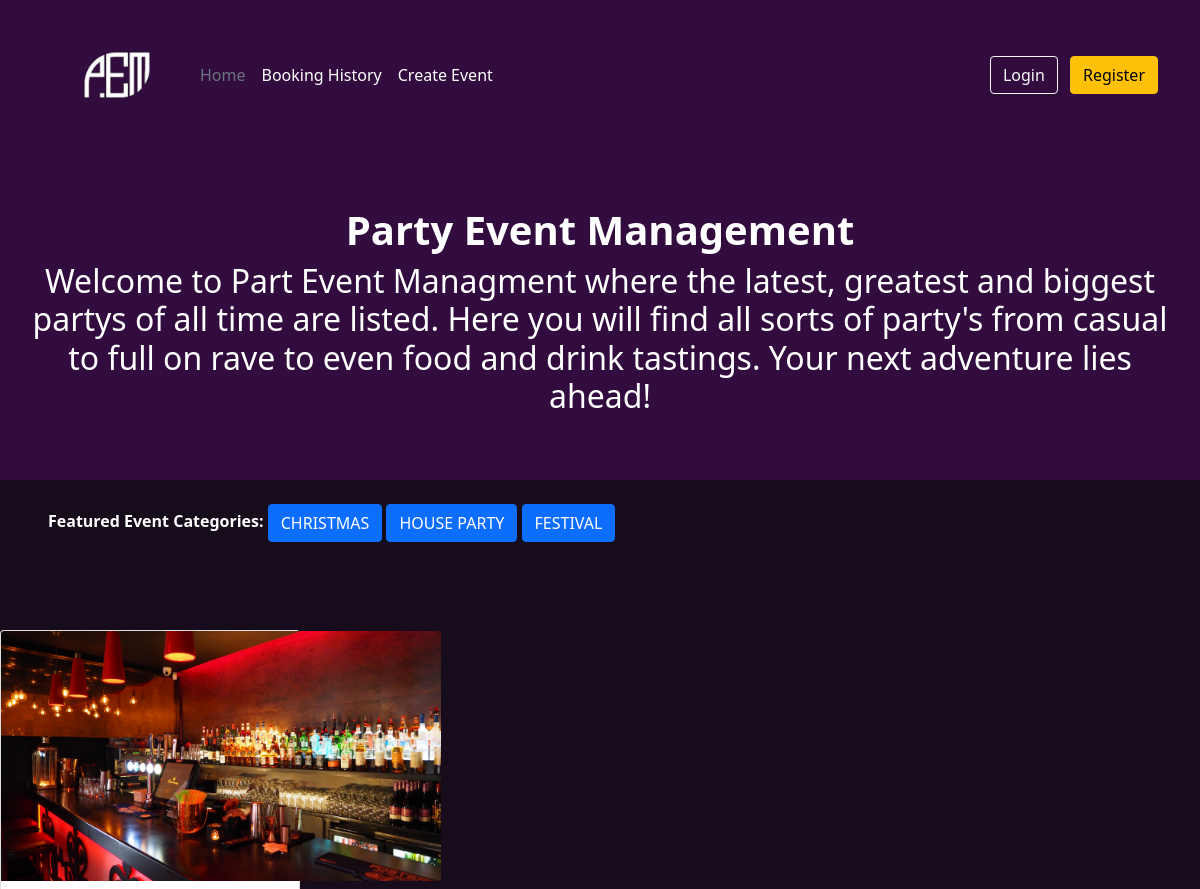
Before: / (upper part) with the older database file.
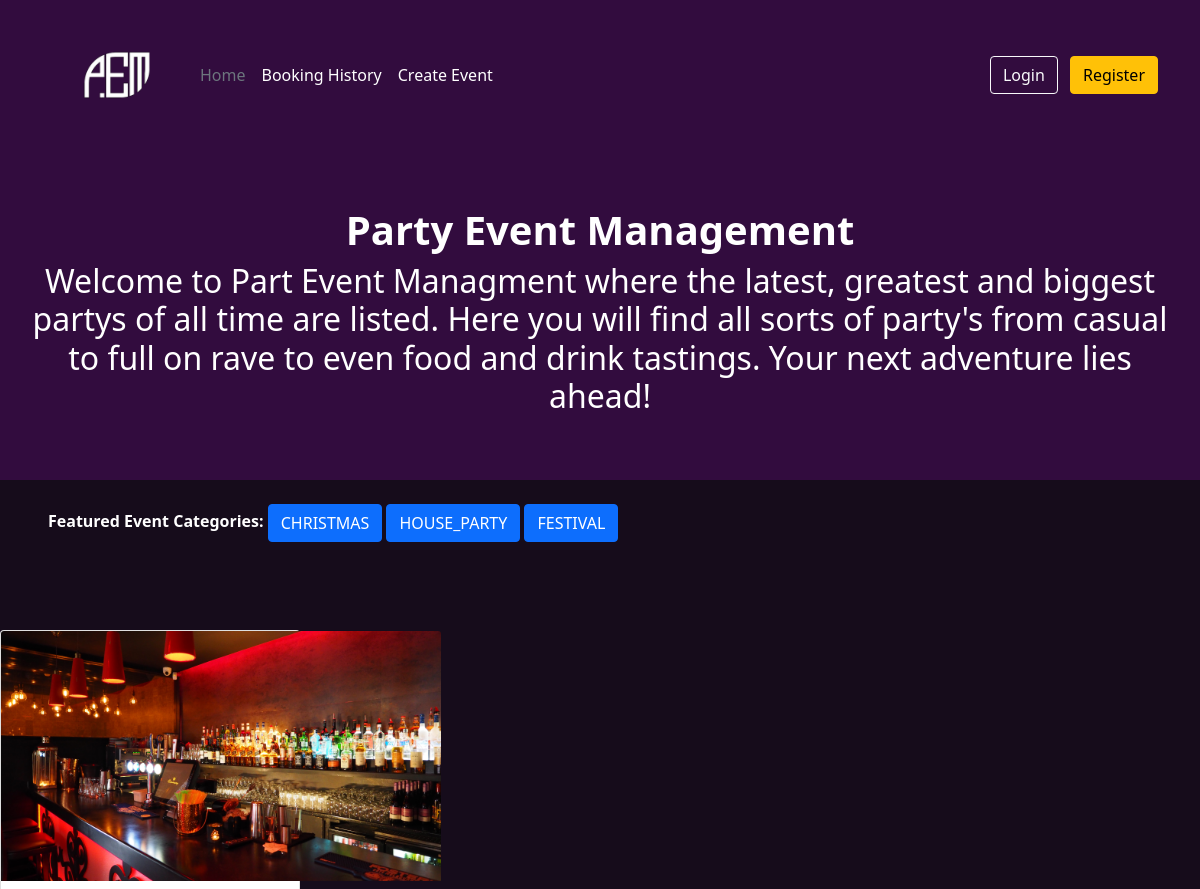
After: the same page with the newer database file.
### website/models.py (models this page shows)
class Category(db.Model):
    __tablename__ = "categories"
    CategoryID = db.Column(db.Integer, primary_key = True, nullable = False, autoincrement=True)
    Name = db.Column(db.String(256), nullable = False)
    Events = db.relationship("Event", backref="Category")

class Event(db.Model):
    __tablename__ = "events"
    EventID = db.Column(db.Integer, primary_key = True, nullable = False, autoincrement=True)
    Name = db.Column(db.String(256), nullable = False)
    Description = db.Column(db.String(256), nullable = False)
    Status = db.Column(db.String(256), nullable = False)
    DateTime = db.Column(db.DateTime, nullable = False)
    Cost = db.Column(db.Integer, nullable = False)
    Address = db.Column(db.String(256), nullable = False)
    AvailableTickets = db.Column(db.Integer, nullable = False)
    TotalTickets = db.Column(db.Integer, nullable = False)
    Image = db.Column(db.String(256), nullable = True)
    Username = db.Column(db.Integer, db.ForeignKey('users.Username'))
    CategoryID = db.Column(db.Integer, db.ForeignKey('categories.CategoryID'))
    Comments = db.relationship("Comment", backref="Event")
    Orders = db.relationship("Order", backref="Event")

### website/views.py (the view)
@bp.route('/')
def index():
    events = Event.query.all()
    categories = Category.query.all()
    return render_template("index.html", events = events, categories = categories)

### website/templates/index.html (shortened to what this page needs)
{% extends "base.html" %}
{% block header %}
<section>
    <div class="p-2 mb-4 rounded-3 col">
        <div style="color: white" class="container-fluid py-5">
            <h1 style="text-align: center;" class="fw-bold">Party Event Management</h1>
            <h2 style="color: white; text-align: center;" class=".center">Welcome to Part Event Managment where the latest, greatest and biggest partys of all time are listed. Here you will find all sorts of party's from casual to full on rave to even food and drink tastings. Your next adventure lies ahead!</h2>
        </div>
    </div>
</section>
{% endblock %}
{% block body %}
<section >
    <p class="padS">
        <b style="color: white; ">Featured Event Categories: </b>
        {% if events | length != 0 %}
            {% for category in categories %}
                <button class="btn btn-primary" type="button" data-bs-toggle="collapse" data-bs-target="#{{category.Name}}" aria-expanded="true" aria-controls="{{category.Name}}">{{category.Name}}</button>
            {% endfor %}
        {% endif %}
    </p>
        {% if events | length != 0 %}
            {% for category in categories %}
                <section id="{{category.Name}}" style="padding-bottom: 3%"  class="collapse show">
                    <div class="row padB"></div>
                        {% for event in events %}
                            {% if event.Category == category %}
                                <div class="col-xs-12 col-md-6 col-lg-3">
                                    <div class="card">
                                        <img src="{{ url_for('static' , filename=event.Image) }}"  style="width: 440px;" class="card-img-top maxH" alt="...">
                                        <div class="card-body">
                                        </div>
                                    </div>
                                </div>
                            {% endif %}
                        {% endfor %}
                </section>
            {% endfor %}
        {% endif %}
</section>
{% endblock %}

### website/templates/base.html (shortened to what this page needs)
<!DOCTYPE html>
<html lang="en">
<head>
    <link href="https://cdn.jsdelivr.net/npm/bootstrap@5.1.0/dist/css/bootstrap.min.css" rel="stylesheet">
    <link rel="stylesheet" href="{{ url_for('static', filename='index.css') }}">
</head>
<body>
    <header style="background-color: #320c3e;">
        <div class="container">
            <div class="d-flex flex-wrap align-items-center justify-content-center justify-content-lg-start">
                <img src="{{ url_for('static', filename='logo.png') }}"  style="width: 150px; height: 150px;" class="card-img-top maxH" alt="...">
                <ul class="nav col-12 col-lg-auto me-lg-auto mb-2 justify-content-center mb-md-0">
                    <li><a href="{{url_for('main.index')}}" class="nav-link px-2 text-secondary">   Home   </a></li>
                    <li><a href="{{url_for('event.history')}}" class="nav-link px-2 text-white">   Booking History   </a></li>
                    <li><a href="{{url_for('event.create')}}" class="nav-link px-2 text-white">   Create Event   </a></li>
                </ul>
                <div class="text-end">
                    {% if current_user.is_authenticated %}
                    <a class="btn btn-outline-light me-2" href="{{url_for('auth.logout')}}">Log Out</a>
                    {% else %}
                    <a class="btn btn-outline-light me-2" href="{{url_for('auth.login')}}">Login</a>
                    <a class="btn btn-warning" href="{{url_for('auth.register')}}">Register</a>
                    {% endif %}
                </div>
            </div>
        </div>
        {% block header %}{% endblock %}
    </header>
    <body>
        {% block body %}{% endblock %}
    </body>
</body>
</html>

### website/static/index.css (style rules this page uses)
h1, h2, h3, h4, h5, h6 { color: white; }
p { color: black; }
header { background-color: rgb(22, 0, 22); }
body { background-color: #160c1b; }
.maxH { height: 250px; }
.padS { padding-left: 4%; padding-right: 4%; }
.padB { padding-bottom: 6%; }

### website/templates/index.html (style rules this page uses)
p { color: black; }

Changed rows visible on the page:
changed Category: Name "HOUSE PARTY" → "HOUSE_PARTY"
